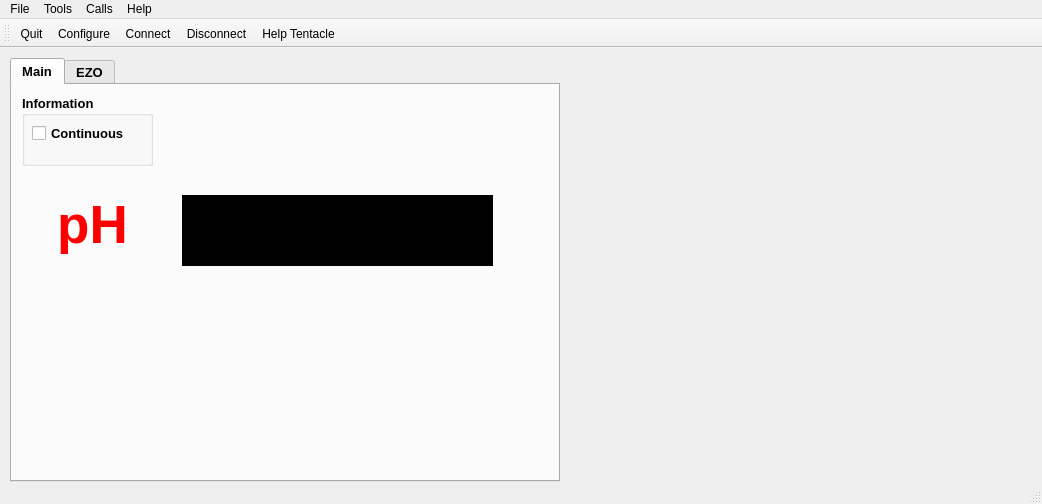
<?xml version="1.0" encoding="UTF-8"?>
<ui version="4.0">
 <class>MainWindow</class>
 <widget class="QMainWindow" name="MainWindow">
  <property name="geometry">
   <rect>
    <x>0</x>
    <y>0</y>
    <width>1042</width>
    <height>504</height>
   </rect>
  </property>
  <property name="windowTitle">
   <string>Terminal for Tentacle Mini pH meter</string>
  </property>
  <widget class="QWidget" name="centralWidget">
   <widget class="QTabWidget" name="tabWidget">
    <property name="geometry">
     <rect>
      <x>10</x>
      <y>10</y>
      <width>550</width>
      <height>424</height>
     </rect>
    </property>
    <property name="font">
     <font>
      <pointsize>10</pointsize>
      <weight>75</weight>
      <italic>false</italic>
      <bold>true</bold>
      <underline>false</underline>
     </font>
    </property>
    <property name="tabPosition">
     <enum>QTabWidget::North</enum>
    </property>
    <property name="tabShape">
     <enum>QTabWidget::Rounded</enum>
    </property>
    <property name="currentIndex">
     <number>0</number>
    </property>
    <property name="iconSize">
     <size>
      <width>32</width>
      <height>32</height>
     </size>
    </property>
    <property name="elideMode">
     <enum>Qt::ElideNone</enum>
    </property>
    <property name="usesScrollButtons">
     <bool>false</bool>
    </property>
    <property name="documentMode">
     <bool>false</bool>
    </property>
    <widget class="QWidget" name="mainTab">
     <attribute name="title">
      <string>Main</string>
     </attribute>
     <widget class="QLabel" name="label_1">
      <property name="geometry">
       <rect>
        <x>10</x>
        <y>110</y>
        <width>141</width>
        <height>60</height>
       </rect>
      </property>
      <property name="font">
       <font>
        <pointsize>40</pointsize>
        <weight>75</weight>
        <bold>true</bold>
       </font>
      </property>
      <property name="styleSheet">
       <string notr="true">color: red;</string>
      </property>
      <property name="text">
       <string>pH</string>
      </property>
      <property name="alignment">
       <set>Qt::AlignCenter</set>
      </property>
     </widget>
     <widget class="QLabel" name="pH1Label">
      <property name="geometry">
       <rect>
        <x>170</x>
        <y>110</y>
        <width>311</width>
        <height>71</height>
       </rect>
      </property>
      <property name="font">
       <font>
        <family>Arial</family>
        <pointsize>40</pointsize>
        <weight>75</weight>
        <bold>true</bold>
       </font>
      </property>
      <property name="styleSheet">
       <string notr="true">background: black;
color: orange;
</string>
      </property>
      <property name="text">
       <string/>
      </property>
      <property name="textFormat">
       <enum>Qt::PlainText</enum>
      </property>
      <property name="alignment">
       <set>Qt::AlignCenter</set>
      </property>
      <property name="margin">
       <number>4</number>
      </property>
     </widget>
     <widget class="QGroupBox" name="groupBox">
      <property name="geometry">
       <rect>
        <x>10</x>
        <y>10</y>
        <width>131</width>
        <height>71</height>
       </rect>
      </property>
      <property name="sizePolicy">
       <sizepolicy hsizetype="Minimum" vsizetype="Fixed">
        <horstretch>0</horstretch>
        <verstretch>0</verstretch>
       </sizepolicy>
      </property>
      <property name="font">
       <font>
        <weight>75</weight>
        <bold>true</bold>
       </font>
      </property>
      <property name="title">
       <string>Information</string>
      </property>
      <widget class="QCheckBox" name="contCB">
       <property name="geometry">
        <rect>
         <x>10</x>
         <y>30</y>
         <width>101</width>
         <height>17</height>
        </rect>
       </property>
       <property name="text">
        <string>Continuous</string>
       </property>
      </widget>
     </widget>
    </widget>
    <widget class="QWidget" name="EZOTab">
     <attribute name="icon">
      <iconset resource="atlasusb.qrc">
       <normaloff>:/new/images/images/ph-circuit-large.jpg</normaloff>:/new/images/images/ph-circuit-large.jpg</iconset>
     </attribute>
     <attribute name="title">
      <string>EZO</string>
     </attribute>
    </widget>
   </widget>
  </widget>
  <widget class="QMenuBar" name="menuBar">
   <property name="geometry">
    <rect>
     <x>0</x>
     <y>0</y>
     <width>1042</width>
     <height>21</height>
    </rect>
   </property>
   <widget class="QMenu" name="menuCalls">
    <property name="title">
     <string>Calls</string>
    </property>
    <addaction name="separator"/>
   </widget>
   <widget class="QMenu" name="menuTools">
    <property name="title">
     <string>Tools</string>
    </property>
    <addaction name="actionScreenshot"/>
   </widget>
   <widget class="QMenu" name="menuHelp">
    <property name="title">
     <string>Help</string>
    </property>
    <addaction name="actionIndex"/>
    <addaction name="separator"/>
    <addaction name="actionAbout_AtlasTerminal"/>
    <addaction name="actionAbout_Qt"/>
   </widget>
   <widget class="QMenu" name="menuFile">
    <property name="title">
     <string>File</string>
    </property>
    <addaction name="actionQuit"/>
   </widget>
   <addaction name="menuFile"/>
   <addaction name="menuTools"/>
   <addaction name="menuCalls"/>
   <addaction name="menuHelp"/>
  </widget>
  <widget class="QStatusBar" name="statusBar"/>
  <widget class="QToolBar" name="toolBar">
   <property name="windowTitle">
    <string>toolBar</string>
   </property>
   <attribute name="toolBarArea">
    <enum>TopToolBarArea</enum>
   </attribute>
   <attribute name="toolBarBreak">
    <bool>false</bool>
   </attribute>
   <addaction name="actionQuit"/>
   <addaction name="actionConfigure"/>
   <addaction name="actionConnect"/>
   <addaction name="actionDisconnect"/>
   <addaction name="action_Help_Tentacle"/>
  </widget>
  <action name="actionQuit">
   <property name="icon">
    <iconset resource="atlasusb.qrc">
     <normaloff>:/new/images/images/application-exit.png</normaloff>:/new/images/images/application-exit.png</iconset>
   </property>
   <property name="text">
    <string>&amp;Quit</string>
   </property>
   <property name="shortcut">
    <string>Ctrl+Q</string>
   </property>
  </action>
  <action name="actionConnect">
   <property name="icon">
    <iconset resource="atlasusb.qrc">
     <normaloff>:/new/images/images/connect.png</normaloff>:/new/images/images/connect.png</iconset>
   </property>
   <property name="text">
    <string>&amp;Connect</string>
   </property>
   <property name="toolTip">
    <string>Connect Atlas</string>
   </property>
  </action>
  <action name="actionDisconnect">
   <property name="icon">
    <iconset resource="atlasusb.qrc">
     <normaloff>:/new/images/images/disconnect.png</normaloff>:/new/images/images/disconnect.png</iconset>
   </property>
   <property name="text">
    <string>&amp;Disconnect</string>
   </property>
   <property name="toolTip">
    <string>Disconnect Atlas</string>
   </property>
  </action>
  <action name="actionConfigure">
   <property name="icon">
    <iconset resource="atlasusb.qrc">
     <normaloff>:/new/images/images/settings.png</normaloff>:/new/images/images/settings.png</iconset>
   </property>
   <property name="text">
    <string>&amp;Configure</string>
   </property>
   <property name="toolTip">
    <string>Configure Atlas</string>
   </property>
  </action>
  <action name="action_Help_Tentacle">
   <property name="icon">
    <iconset resource="atlasusb.qrc">
     <normaloff>:/new/images/images/AtlasHelp1.png</normaloff>:/new/images/images/AtlasHelp1.png</iconset>
   </property>
   <property name="text">
    <string>&amp;Help Tentacle</string>
   </property>
  </action>
  <action name="actionScreenshot">
   <property name="text">
    <string>Screenshot</string>
   </property>
  </action>
  <action name="actionIndex">
   <property name="text">
    <string>Index</string>
   </property>
  </action>
  <action name="actionAbout_AtlasTerminal">
   <property name="text">
    <string>About AtlasTerminal</string>
   </property>
  </action>
  <action name="actionAbout_Qt">
   <property name="text">
    <string>About Qt</string>
   </property>
  </action>
 </widget>
 <layoutdefault spacing="6" margin="11"/>
 <resources>
  <include location="atlasusb.qrc"/>
 </resources>
 <connections/>
</ui>
